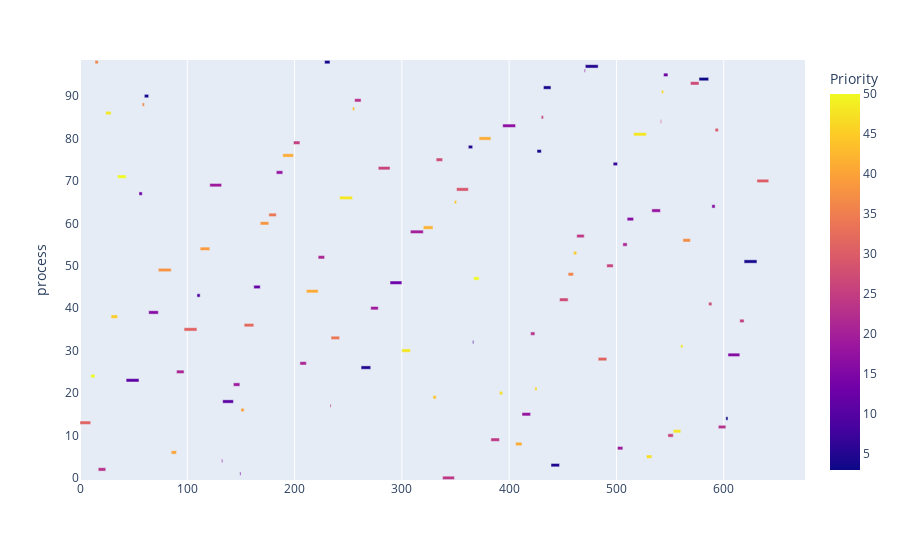

This figure's notebook cell:
### Code cell
fig = px.timeline(df, x_start="Start", x_end="Finish", y="process", color="Priority")

df['delta'] = df['Finish'] - df['Start']
fig.layout.xaxis.type = 'linear'
fig.data[0].x = df.delta.tolist()
fig.data[0].base = df.Start.tolist()
fig.show()

### Figure 1 — Plotly figure (JSON) as saved in the notebook; plotly's stock layout.template omitted (floating-point values rounded to 4 significant figures)
{"data": [{"base": [0, 10, 14, 17, 24, 29, 35, 43, 55, 58, 60, 64, 73, 85, 90, 97, 109, 112, 121, 132, 133, 143, 149, 150, 153, 162, 168, 176, 183, 189, 199, 205, 211, 222, 228, 233, 234, 242, 254, 256, 262, 271, 278, 289, 300, 308, 320, 329, 332, 338, 349, 351, 362, 366, 367, 372, 383, 391, 394, 406, 412, 420, 424, 426, 430, 432, 439, 447, 455, 460, 463, 470, 471, 483, 491, 497, 501, 506, 510, 516, 528, 533, 541, 542, 544, 548, 553, 560, 562, 569, 577, 586, 589, 592, 595, 602, 604, 615, 619, 631], "hovertemplate": "Start=%{base}<br>Finish=%{x}<br>process=%{y}<br>Priority=%{marker.color}<extra></extra>", "legendgroup": "", "marker": {"color": [31, 50, 36, 23, 48, 45, 50, 11, 13, 36, 4, 16, 38, 40, 21, 31, 10, 39, 19, 17, 11, 19, 15, 40, 32, 12, 38, 34, 18, 41, 25, 21, 41, 21, 4, 24, 34, 48, 43, 23, 5, 19, 26, 13, 48, 20, 42, 44, 27, 24, 44, 29, 5, 8, 50, 41, 24, 47, 17, 41, 18, 23, 46, 4, 26, 4, 5, 27, 36, 45, 24, 19, 5, 31, 26, 7, 19, 21, 16, 48, 47, 18, 28, 46, 13, 26, 48, 48, 37, 27, 3, 27, 16, 29, 23, 3, 16, 25, 4, 30], "coloraxis": "coloraxis", "pattern": {"shape": ""}}, "name": "", "orientation": "h", "showlegend": false, "textposition": "auto", "type": "bar", "x": [10, 4, 3, 7, 5, 6, 8, 12, 3, 2, 4, 9, 12, 5, 7, 12, 3, 9, 11, 1, 10, 6, 1, 3, 9, 6, 8, 7, 6, 10, 6, 6, 11, 6, 5, 1, 8, 12, 2, 6, 9, 7, 11, 11, 8, 12, 9, 3, 6, 11, 2, 11, 4, 1, 5, 11, 8, 3, 12, 6, 8, 4, 2, 4, 2, 7, 8, 8, 5, 3, 7, 1, 12, 8, 6, 4, 5, 4, 6, 12, 5, 8, 1, 2, 4, 5, 7, 2, 7, 8, 9, 3, 3, 3, 7, 2, 11, 4, 12, 11], "xaxis": "x", "y": [13, 24, 98, 2, 86, 38, 71, 23, 67, 88, 90, 39, 49, 6, 25, 35, 43, 54, 69, 4, 18, 22, 1, 16, 36, 45, 60, 62, 72, 76, 79, 27, 44, 52, 98, 17, 33, 66, 87, 89, 26, 40, 73, 46, 30, 58, 59, 19, 75, 0, 65, 68, 78, 32, 47, 80, 9, 20, 83, 8, 15, 34, 21, 77, 85, 92, 3, 42, 48, 53, 57, 96, 97, 28, 50, 74, 7, 55, 61, 81, 5, 63, 84, 91, 95, 10, 11, 31, 56, 93, 94, 41, 64, 82, 12, 14, 29, 37, 51, 70], "yaxis": "y"}], "layout": {"barmode": "overlay", "coloraxis": {"colorbar": {"title": {"text": "Priority"}}, "colorscale": [[0, "#0d0887"], [0.1111, "#46039f"], [0.2222, "#7201a8"], [0.3333, "#9c179e"], [0.4444, "#bd3786"], [0.5556, "#d8576b"], [0.6667, "#ed7953"], [0.7778, "#fb9f3a"], [0.8889, "#fdca26"], [1, "#f0f921"]]}, "legend": {"tracegroupgap": 0}, "margin": {"t": 60}, "xaxis": {"anchor": "y", "domain": [0, 1], "type": "linear"}, "yaxis": {"anchor": "x", "domain": [0, 1], "title": {"text": "process"}}}}
